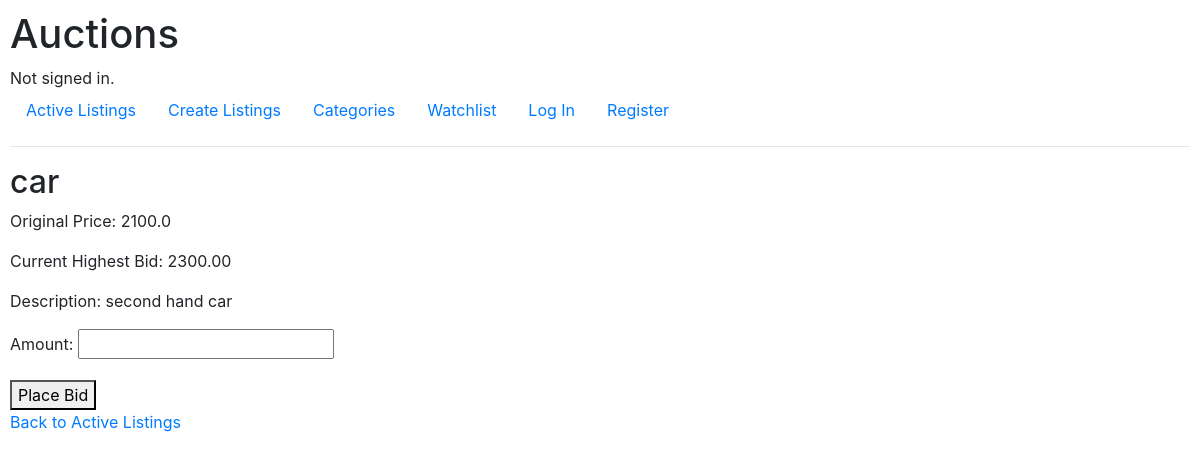
/listing/4/, run on an earlier commit of the app's database.
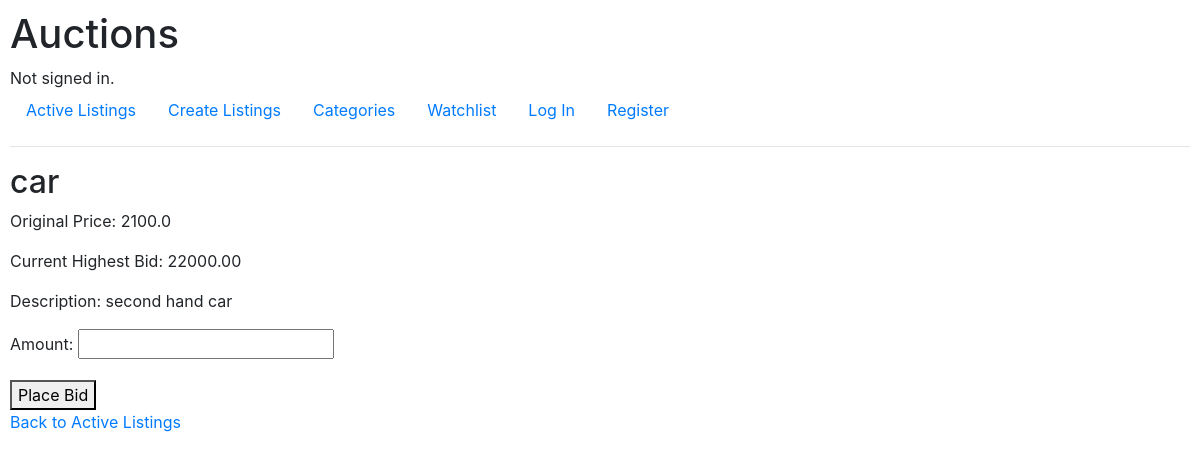
And on a later commit of the database.
### auctions/models.py (models this page shows)
class Listing(models.Model):
    title = models.CharField(max_length=64, unique= True)
    text_description = models.CharField(max_length=255)
    price = models.FloatField()
    inActive = models.BooleanField(default=True)
    owner = models.ForeignKey(User, on_delete=models.CASCADE, blank=True, null=True, related_name="user")
    category = models.ForeignKey(Category, on_delete=models.CASCADE, blank=True,null=True, related_name="category")
    image_url = models.URLField(blank=True, null=True)
    starting_bid = models.DecimalField(max_digits=10, decimal_places=2, default=0.0)
    current_highest_bid = models.DecimalField(max_digits=10, decimal_places=2, default=0)
    current_highest_bidder = models.ForeignKey(User, on_delete=models.SET_NULL, null=True, blank=True)
    watchlist_users = models.ManyToManyField(User,related_name='watchlist_listings', blank=True)

### auctions/views.py (the view)
# urls.py: path('listing/<int:listing_id>/', views.listing_detail, name='listing_detail'),
def listing_detail(request, listing_id):
    listing = get_object_or_404(Listing, pk=listing_id)
    bid_form = BidForm()
    return render(request, 'auctions/listing_detail.html', {'listing': listing, 'bid_form': bid_form})

### auctions/forms.py
class BidForm(forms.ModelForm):
    class Meta:
        model = Bid
        fields = ['amount']

### auctions/templates/auctions/listing_detail.html (shortened to what this page needs)
{% extends "auctions/layout.html" %}
{% block body %}
    <h2>{{ listing.title }}</h2>
    <p>Original Price: {{ listing.price }}</p>
    <p>Current Highest Bid: {{ listing.current_highest_bid }}</p>
    <p>Description: {{ listing.text_description }}</p>
    <form method="post" action="{% url 'place_bid' listing.id %}">
        <div class="form-group{% if bid_form.errors.amount %} has-error{% endif %}">
            {{ bid_form.amount.label_tag }}
            {{ bid_form.amount }}
        </div>
        <button type="submit">Place Bid</button>
    </form>
    <a href="{% url 'active_listing' %}">Back to Active Listings</a>
{% endblock %}

### auctions/templates/auctions/layout.html (shortened to what this page needs)
{% load static %}
<!DOCTYPE html>
<html lang="en">
    <head>
        <link rel="stylesheet" href="https://stackpath.bootstrapcdn.com/bootstrap/4.4.1/css/bootstrap.min.css">
        <link href="{% static 'auctions/styles.css' %}" rel="stylesheet">
    </head>
    <body>
        <h1>Auctions</h1>
        <div>
            {% if user.is_authenticated %}
                Signed in as <strong>{{ user.username }}</strong>.
            {% else %}
                Not signed in.
            {% endif %}
        </div>
        <ul class="nav">
            <li class="nav-item">
                <a class="nav-link" href="{% url 'active_listing' %}">Active Listings</a>
            </li>
            <li class="nav-item">
                <a class="nav-link" href="{% url 'create_listing' %}">Create Listings</a>
            </li>
            <li class="nav-item">
                <a class="nav-link" href="{% url 'create_listing' %}">Categories</a>
            </li>
            <li class="nav-item">
                <a class="nav-link" href="{% url 'watchlist' %}">Watchlist</a>
            </li>
            {% if user.is_authenticated %}
                <li class="nav-item">
                    <a class="nav-link" href="{% url 'logout' %}">Log Out</a>
                </li>
            {% else %}
                <li class="nav-item">
                    <a class="nav-link" href="{% url 'login' %}">Log In</a>
                </li>
                <li class="nav-item">
                    <a class="nav-link" href="{% url 'register' %}">Register</a>
                </li>
            {% endif %}
        </ul>
        <hr>
        {% block body %}
        {% endblock %}
    </body>
</html>

### auctions/static/auctions/styles.css (style rules this page uses)
body { padding: 10px; }

What changed in the data, as far as the page shows it:
changed Listing "car": current_highest_bid "2300.00" → "22000.00"
